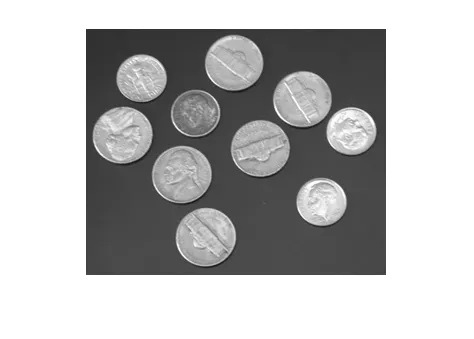
#> input picture m.png, 474 x 339 px
$ python findCircle.py
#> lines starting #> are read from the running program, lines starting #| are printed output that depends on the picture; after the words box and inside, x2 and y2 are one past the last pixel; in counts of white or black regions, pixels touching at a corner belong together
import cv2
from matplotlib import pyplot as plt
import numpy as np

img_path = "./m.png"
img = cv2.imread(img_path)
#> img is the input picture: shape (339, 474, 3); mean B, G, R 185.2, 185.2, 185.2
gray_img = cv2.cvtColor(img, cv2.COLOR_BGR2GRAY)
(thresh, output2) = cv2.threshold(gray_img, 120, 255, cv2.THRESH_BINARY)
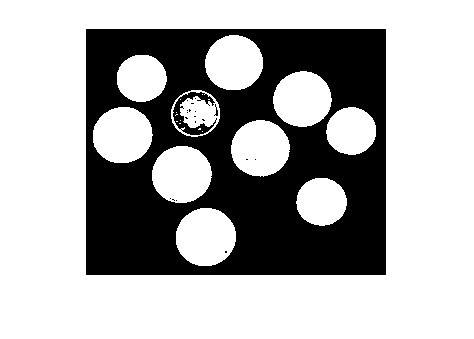
#> output2: shape (339, 474); 68.1% white; 20 black regions (17 under 20 px), largest, box (x1, y1, x2, y2) and area: (86, 29, 386, 275) 50552, (173, 92, 217, 135) 615, (214, 104, 218, 116) 20
output2 = cv2.GaussianBlur(output2, (5, 5), 1)
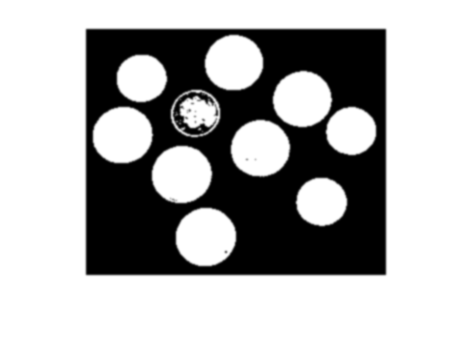
#> output2: shape (339, 474); min 0, max 255, mean 173.7
output2 = cv2.Canny(output2, 180, 255)
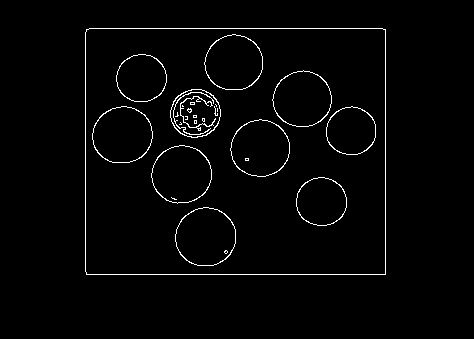
#> output2: shape (339, 474); 2.1% white in thin lines or dots, all inside (x1, y1, x2, y2) = (85, 28, 386, 275)
plt.imshow(output2, cmap=plt.get_cmap("gray"))

circles = cv2.HoughCircles(output2, cv2.HOUGH_GRADIENT, 1, 10, param1=180, param2=27, minRadius=20, maxRadius=60)
#> circles = [[180.5, 173.5, 29.3], [233.5, 63.5, 27.8], [204.5, 237.5, 29.9], [260.5, 146.5, 28.3], [121.5, 135.5, 29.3], [140.5, 77.5, 23], [194.5, 112.5, 25.1], [348.5, 131.5, 23.5], [318.5, 203.5, 23]]

if circles is not None:
    circles = np.uint16(np.around(circles))
#> circles = [[180, 174, 29], [234, 64, 28], [204, 238, 30], [260, 146, 28], [122, 136, 29], [140, 78, 23], [194, 112, 25], [348, 132, 24], [318, 204, 23]]

    for i in circles[0, :]:
        center = (i[0], i[1])  # Center as a tuple
        cv2.circle(img, center, i[2], (0, 255, 0), 2)
        cv2.circle(img, center, 2, (0, 0, 255), 3)
#> this loop made 9 passes
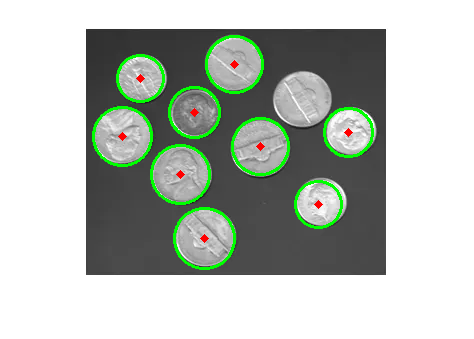
#> img: shape (339, 474, 3); 3.05% of pixels changed, all inside (x1, y1, x2, y2) = (92, 35, 374, 270)

    plt.imshow(img)
else:
    print("No circles found in the image.")

plt.show()
#> figure, not shown here; B, G, R data is drawn as R, G, B


"""
Bu kod, bir resim dosyasından halkaları algılamak ve çizmek için OpenCV (Open Source Computer Vision) kütüphanesini kullanır. İşlemlerin her birini aşağıda daha ayrıntılı olarak açıklıyorum:

1. `cv2.imread` ile Resim Yükleme:
   - İlk olarak, belirtilen dosya yolu (`img_path`) kullanılarak bir resim dosyası (`m.png`) yüklenir. Bu yükleme, bir NumPy dizisi olarak temsil edilen bir görüntü döndürür.

2. Griye Dönüştürme:
   - Resim, `cv2.cvtColor` fonksiyonu kullanılarak BGR (Mavi, Yeşil, Kırmızı) renk uzayından Gri renk uzayına dönüştürülür. Bu, daha sonra kenar tespiti ve Hough dönüşümü gibi işlemleri gerçekleştirmek için kullanılacak gri bir görüntü oluşturur.

3. Eşikleme:
   - `cv2.threshold` işlevi ile gri görüntüde eşikleme işlemi yapılır. Eşik değeri 120 olarak ayarlanmıştır. Bu işlem, görüntüyü siyah-beyaz hale getirir, böylece kenar tespiti daha etkili hale gelir.

4. Gauss Bulanıklığı:
   - `cv2.GaussianBlur` ile görüntüye Gauss bulanıklığı uygulanır. Bu işlem, kenar tespiti işlemini daha hassas hale getirir ve gürültüyü azaltır.

5. Kenar Tespiti:
   - `cv2.Canny` işlevi ile görüntü üzerinde kenar tespiti yapılır. Kenarlar beyaz, arka plan siyah olarak vurgulanır.

6. Hough Dönüşümü ile Halka Algılama:
   - `cv2.HoughCircles` işlevi kullanılarak halkalar görüntüde algılanır. Bu işlev, belirli bir parametre seti ile dairesel nesneleri tespit etmek için Hough dönüşümünü kullanır. Algılanan halkalar `circles` değişkenine atanır.

7. Halkaları Çizme:
   - Eğer halkalar algılandıysa (yani, `circles` değişkeni `None` değilse), bu halkalar `for` döngüsü ile gezilir.
   - Halkalar `cv2.circle` işlevi kullanılarak orijinal görüntü üzerine çizilir. Halkaların merkezi yeşil, kenarları ise kırmızı renkte çizilir.

8. Sonuç Görüntüsünü Gösterme:
   - Son olarak, çizilen halkaların eklenmiş olduğu orijinal görüntü, `plt.imshow` ile görselleştirilir.

Eğer hiç halka algılanmazsa, "No circles found in the image." mesajı ekrana yazdırılır.
"""
